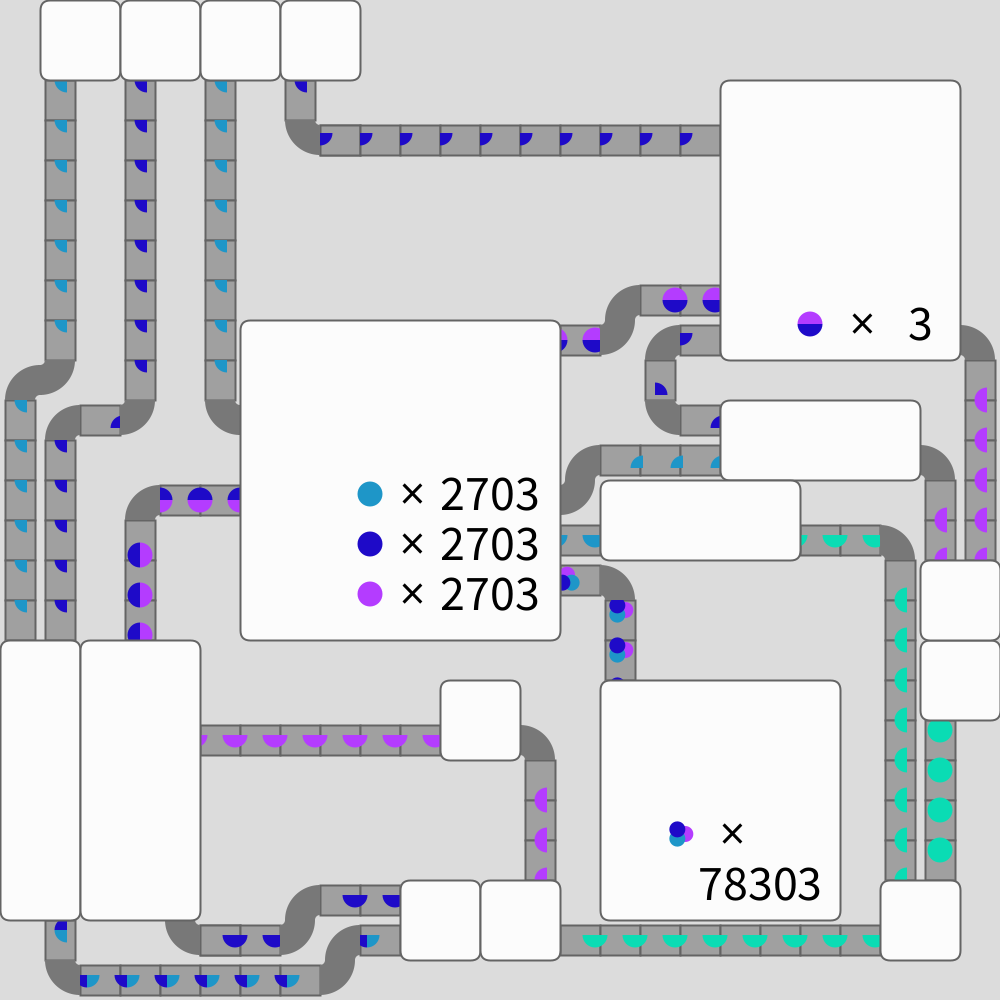
Frame 1 (no input)
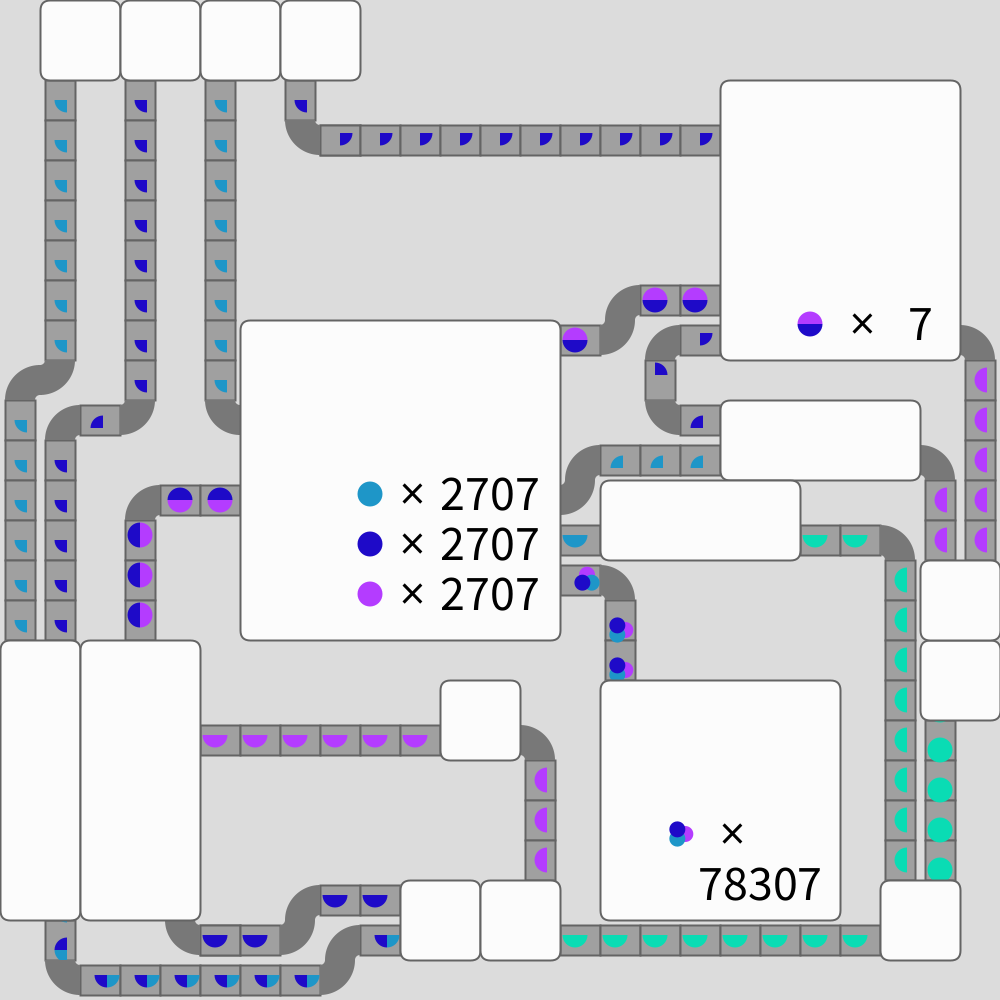
Frame 60 (the mouse pressed at the canvas centre just before this capture)
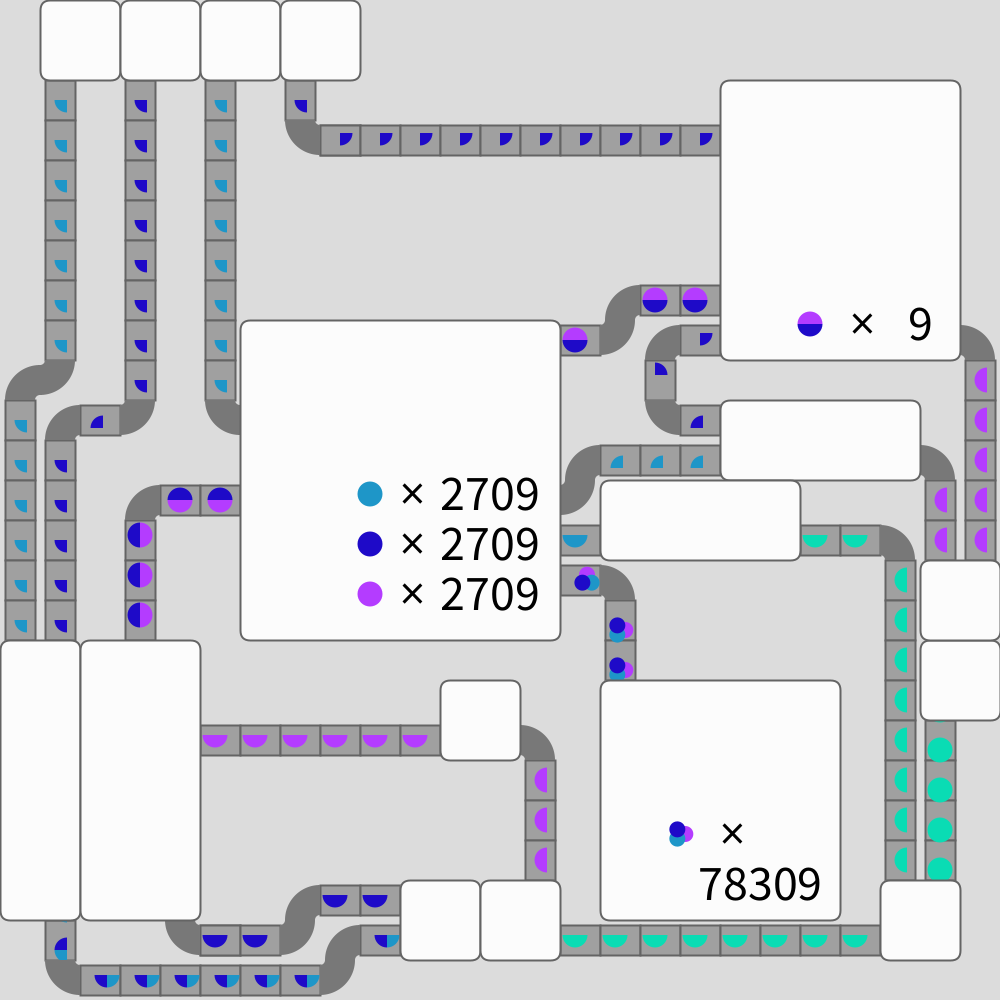
Frame 120 (the mouse held since frame 60 and released just before this capture)

The Processing sketch that drew these frames (run headless with seeded random() and noise(); from frame 60 on, the mouse is pressed at the canvas centre):

// Processing sketch: sk_24_K3_B08
// ── sk_24_K3_B08.pde
/**************************************************************
集まりによる時計
工場のような、ベルトコンベアによって流されるモノが集積されて時間を表す様子を書いた
それぞれ1,60,3600で割る必要がある
 **************************************************************/
// === 'S'キーを押した時の出力画像名 ===
//  "K3_[クラス][番号]_[苗字].png"
String pngName = "K3_A12_fukushima.png";



int hourCurrent;    
int minuteCurrent;  
int secondCurrent;   
float deltaTime;      
float deltaTimePerSec; 
int isHourAnim = 0;    
int isMinuteAnim = 0;
int isSecondAnim = 0;

void setup() {
  size(1000, 1000);
  background(220);
  frameRate( 30 );
}

void draw() {
  background(220);
  updateTimePre();

  float laneqsquare = 40*deltaTimePerSec;

  //レーン描画
  for (int i = 0; i < toDrawlane.length; i++) {
    drawlane(toDrawlane[i][0], toDrawlane[i][1], toDrawlane[i][2]);
  }

  //テンプレート　1/4円
  //上下
  for (int i = 0; i < Qud.length; i++) {
    qCircle(40 * Qud[i][0] + 27, 40 * Qud[i][1] + laneqsquare, Qud[i][2], Qud[i][3]);
  }
  //下上
  for (int i = 0; i < Qdu.length; i++) {
    qCircle(40 * Qdu[i][0] + 15, 40 * Qdu[i][1] - laneqsquare - 5, Qdu[i][2], Qdu[i][3]);
  }
  //左右
  for (int i = 0; i < Qlr.length; i++) {
    qCircle(40 * Qlr[i][0] + laneqsquare, 40 * Qlr[i][1] - 27, Qlr[i][2], Qlr[i][3]);
  }
  //右左
  for (int i = 0; i < Qrl.length; i++) {
    qCircle(40 * Qrl[i][0] - laneqsquare + 3, 40 * Qrl[i][1] - 12, Qrl[i][2], Qrl[i][3]);
  }

  //テンプレート　半円
  //上下
  for (int i = 0; i < Hud.length; i++) {
    hCircle(40 * Hud[i][0] + 27, 40 * Hud[i][1] + laneqsquare + 10, Hud[i][2], Hud[i][3]);
  }
  //下上
  for (int i = 0; i < Hdu.length; i++) {
    hCircle(40 * Hdu[i][0] + 27, 40 * Hdu[i][1] - laneqsquare, Hdu[i][2], Hdu[i][3]);
  }

  //左右
  for (int i = 0; i < Hlr.length; i++) {
    hCircle(40 * Hlr[i][0] + 7 + laneqsquare, 40 * Hlr[i][1] + 15, Hlr[i][2], Hlr[i][3]);
  }

  //右左
  for (int i = 0; i < Hrl.length; i++) {
    hCircle(40 * Hrl[i][0] - laneqsquare - 5, 40 * Hrl[i][1] + 15, Hrl[i][2], Hrl[i][3]);
  }

  //テンプレート　円
  //上下
  for (int i = 0; i < Cud.length; i++) {
    cCircle(40 * Cud[i][0] + 20, 40 * Cud[i][1] + 10 + laneqsquare, Cud[i][2], Cud[i][3]);
  }
  //下上
  for (int i = 0; i < Cdu.length; i++) {
    cCircle(40 * Cdu[i][0] + 20, 40 * Cdu[i][1] - 5 - laneqsquare, Cdu[i][2], Cdu[i][3]);
  }
  //左右
  for (int i = 0; i < Clr.length; i++) {
    cCircle(40 * Clr[i][0] + laneqsquare, 40 * Clr[i][1] + 20, Clr[i][2], Clr[i][3]);
  }
  //右左
  for (int i = 0; i < Crl.length; i++) {
    cCircle(40 * Crl[i][0] - laneqsquare - 5, 40 * Crl[i][1] + 20, Crl[i][2], Crl[i][3]);
  }

  //３円
  //上下
  for (int i = 0; i < Ctud.length; i++) {
    ctCircle(40 * Ctud[i][0] + 20, 40 * Ctud[i][1] + 10 + laneqsquare ,Ctud[i][2]);
  }
  //左右
  for (int i = 0; i < Ctlr.length; i++) {
    ctCircle(40 * Ctlr[i][0] + 7 + laneqsquare, 40 * Ctlr[i][1] + 20 ,Ctlr[i][2]);
  }




  //レーン角描画
  for (int i = 0; i < toDrawklane.length; i++) {
    drawklane(toDrawklane[i][0], toDrawklane[i][1], toDrawklane[i][2]);
  }

  //正方形描画
  for (int i = 0; i < toDrawsquare.length; i++) {
    drawsquare(toDrawsquare[i][0], toDrawsquare[i][1], toDrawsquare[i][2], toDrawsquare[i][3]);
  }

  cCircle(810, 324, 3, 4);
  cCircle(370, 494, 3, 1);
  cCircle(370, 544, 3, 2);
  cCircle(370, 594, 3, 5);
  ctCircle(680, 834, 0);

  fill(0);
  textSize(50);
  textAlign(BASELINE);
  text("×", 850, 340);
  text("×", 400, 510);
  text("×", 400, 560);
  text("×", 400, 610);
  text("×", 720, 850);
  textAlign(CENTER);
  text(secondCurrent, 920, 340);
  text(60*minuteCurrent+secondCurrent, 490, 510);
  text(60*minuteCurrent+secondCurrent, 490, 560);
  text(60*minuteCurrent+secondCurrent, 490, 610);
  text(3600*hourCurrent+60*minuteCurrent+secondCurrent, 760, 900);
  noFill();



  // 時間をデバッグ表示（ 提出前に非表示にすること．）
  /*
  fill( 0 );
  textSize(20);
  text( hourCurrent + ":" + minuteCurrent + ":" + secondCurrent, 10, 20);
  text( "deltaTimePerSec: " + deltaTimePerSec, 10, 40);
  text( "deltaTime: " + deltaTime, 10, 60);
  */

  // === Time Update ===
  updateTimePost();
}

// 正方形描画
void drawsquare(int sqX, int sqY, int sqwiX, int sqhiY) {
  strokeWeight(2);
  stroke(100);
  fill(252);
  rectMode(CORNER);
  rect(sqX * 40, sqY * 40, sqwiX, sqhiY, 10);
}

// レーン描画
void drawlane(int laX, int laY, int laXY) {
  strokeWeight(2);
  stroke(100);
  fill(160);
  rectMode(RADIUS);
  //if横着
  int lawiX = (laXY == 0) ? 15 : 20;
  int lahiY = (laXY == 0) ? 20 : 15;
  rect(20 + laX * 40, 20 + laY * 40, lawiX, lahiY);
}

// レーン角描画
void drawklane(int lakX, int lakY, int anglek) {
  float baseX = lakX * 40;
  float baseY = lakY * 40;
  float angleK = (anglek-1) * 90;

  pushMatrix();
  translate(baseX, baseY);
  rotate(radians(angleK));
  if (anglek % 10 == 1) {
    translate(-baseX, -baseY);
  } else if (anglek % 10 == 2) {
    translate(-baseX+40, -baseY);
  } else if (anglek % 10 == 3) {
    translate(-baseX+40, -baseY-40);
  } else if (anglek % 10 == 4) {
    translate(-baseX, -baseY-40);
  }

  beginShape();
  fill(120);
  vertex(baseX - 35, baseY);
  for (float theta = PI; theta >= HALF_PI; theta -= 0.01) {
    float rA = 5;
    vertex(cos(theta) * rA + baseX, sin(theta) * rA + baseY );
  }
  for (float theta = HALF_PI; theta <= PI; theta += 0.01) {
    float rB = 35;
    vertex(cos(theta) * rB + baseX, sin(theta) * rB + baseY);
  }
  endShape();
  popMatrix();
}

//1/4円
void qCircle(float qCircleX, float qCircleY, int qCircleR, int qColor) {
  // 四分の一円を描画
  pushMatrix();
  translate(qCircleX, qCircleY);
  if (qCircleR % 10 == 1) {
    rotate(HALF_PI);
  } else if (qCircleR % 10 == 2) {
    rotate(PI);
  } else if (qCircleR % 10 == 3) {
    rotate(PI + HALF_PI);
  }
  if (qColor % 10 == 0) {
    fill(30, 150, 200);
  } else if (qColor % 10 == 1) {
    fill(30, 10, 200);
  } else if (qColor % 10 == 2) {
    fill(180, 60, 255);
  }
  noStroke();
  arc(0, 0, 25, 25, HALF_PI, PI);
  popMatrix();
}

//1/2円
void hCircle(float hCircleX, float hCircleY, int hCircleR, int hColor) {
  pushMatrix();
  translate(hCircleX, hCircleY);
  if (hCircleR % 10 == 1) {
    rotate(HALF_PI);
  } else if (hCircleR % 10 == 2) {
    rotate(PI);
  } else if (hCircleR % 10 == 3) {
    rotate(PI + HALF_PI);
  }
  noStroke();
  {
    if (hColor % 10 == 0) {
      fill(30, 150, 200);
    } else if (hColor % 10 == 1) {
      fill(10, 220, 180);
    } else if (hColor % 10 == 2) {
      fill(30, 150, 200);
    } else if (hColor % 10 == 3) {
      fill(180, 60, 255);
    } else if (hColor % 10 == 4) {
      fill(30, 10, 200);
    } else if (hColor % 10 == 5) {
      fill(30, 150, 200);
    }
    arc(0, 0, 25, 25, 0, PI / 2); // 0度から90度まで
    if (hColor % 10 == 0) {
      fill(30, 10, 200);
    } else if (hColor % 10 == 1) {
      fill(10, 220, 180);
    } else if (hColor % 10 == 2) {
      fill(30, 150, 200);
    } else if (hColor % 10 == 3) {
      fill(180, 60, 255);
    } else if (hColor % 10 == 4) {
      fill(30, 10, 200);
    } else if (hColor % 10 == 5) {
      fill(30, 150, 200);
    }
    arc(0, 0, 25, 25, PI / 2, PI); // 90度から180度まで
  }
  popMatrix();
}

//円
void cCircle(float cCircleX, float cCircleY, int cCircleR, int cColor) {
  pushMatrix();
  translate(cCircleX, cCircleY); 
  if (cCircleR % 10 == 1) {
    rotate(HALF_PI);
  } else if (cCircleR % 10 == 2) {
    rotate(PI);
  } else if (cCircleR % 10 == 3) {
    rotate(PI + HALF_PI);
  }
  noStroke();
  {
    if (cColor % 10 == 0) {
      fill(10, 220, 180);
    } else if (cColor % 10 == 1) {
      fill(30, 150, 200);
    } else if (cColor % 10 == 2) {
      fill(30, 10, 200);
    } else if (cColor % 10 == 3) {
      fill(30, 10, 200);
    } else if (cColor % 10 == 4) {
      fill(180, 60, 255);
    } else if (cColor % 10 == 5) {
      fill(180, 60, 255);
    }
    arc(0, 0, 25, 25, 0, PI / 2); // 0度から90度まで
    if (cColor % 10 == 0) {
      fill(10, 220, 180);
    } else if (cColor % 10 == 1) {
      fill(30, 150, 200);
    } else if (cColor % 10 == 2) {
      fill(30, 10, 200);
    } else if (cColor % 10 == 3) {
      fill(180, 60, 255);
    } else if (cColor % 10 == 4) {
      fill(30, 10, 200);
    } else if (cColor % 10 == 5) {
      fill(180, 60, 255);
    }
    arc(0, 0, 25, 25, PI / 2, PI); // 90度から180度まで
    if (cColor % 10 == 0) {
      fill(10, 220, 180);
    } else if (cColor % 10 == 1) {
      fill(30, 150, 200);
    } else if (cColor % 10 == 2) {
      fill(30, 10, 200);
    } else if (cColor % 10 == 3) {
      fill(180, 60, 255);
    } else if (cColor % 10 == 4) {
      fill(30, 10, 200);
    } else if (cColor % 10 == 5) {
      fill(180, 60, 255);
    }
    arc(0, 0, 25, 25, PI, PI + PI / 2); // 180度から270度まで
    if (cColor % 10 == 0) {
      fill(10, 220, 180);
    } else if (cColor % 10 == 1) {
      fill(30, 150, 200);
    } else if (cColor % 10 == 2) {
      fill(30, 10, 200);
    } else if (cColor % 10 == 3) {
      fill(30, 10, 200);
    } else if (cColor % 10 == 4) {
      fill(180, 60, 255);
    } else if (cColor % 10 == 5) {
      fill(180, 60, 255);
    }
    arc(0, 0, 25, 25, PI + PI / 2, 2 * PI); // 270度から360度まで
  }
  popMatrix();
}

//3円
void ctCircle(float ctx, float cty ,int ctr) {
  pushMatrix();
  translate(ctx, cty); 
  if (ctr % 10 == 1) {
    rotate(HALF_PI);
  } else if (ctr % 10 == 2) {
    rotate(PI);
  } else if (ctr % 10 == 3) {
    rotate(PI + HALF_PI);
  }
  translate(-ctx, -cty);
  noStroke();
  float radius = 8;
  float angle = TWO_PI / 3;

  float x1 = ctx + cos(0) * radius * 2/3;
  float y1 = cty + sin(0) * radius * 2/3;
  float x2 = ctx + cos(angle) * radius * 2/3;
  float y2 = cty + sin(angle) * radius * 2/3;
  float x3 = ctx + cos(2 * angle) * radius * 2/3;
  float y3 = cty + sin(2 * angle) * radius * 2/3;

  // 円1
  fill(180, 60, 255);
  ellipse(x1, y1, radius * 2, radius * 2);

  // 円2
  fill(30, 150, 200);
  ellipse(x2, y2, radius * 2, radius * 2);

  // 円3
  fill(30, 10, 200);
  ellipse(x3, y3, radius * 2, radius * 2);
  popMatrix();
}

// ── framework.pde
// === Time Handling ===
int hourPrev;
int minutePrev;
int secondPrev;
float millisCurrent;
float millisPrev;
float millisPrevSec;
// === Time Handling Functions===
void initTime()
{
  hourCurrent = hour();
  minuteCurrent = minute();
  secondCurrent = second();
  millisCurrent = millis();
  
  hourPrev = hour();
  minutePrev = minute();
  secondPrev = second();
  millisPrev = millis();
  
  millisPrevSec = millis();
}
void updateTimePre()
{ 
  if( hourPrev != hour() ) hourCurrent = hour();
  if( minutePrev != minute() ) minuteCurrent = minute();
  secondCurrent = second();
  millisCurrent = millis();
  
  deltaTime = ( millisCurrent - millisPrev ) / 1000;
  
  if ( secondCurrent != secondPrev )
  {
    millisPrevSec = millis();
  }
  
  deltaTimePerSec = ( millisCurrent - millisPrevSec ) / 1000;
}
void updateTimePost()
{ 
  hourPrev = hourCurrent;
  minutePrev = minuteCurrent;
  secondPrev = secondCurrent;
  millisPrev = millisCurrent;
}
void keyPressed()
{
  if ( key == 's' )
  {
    save(pngName);
  }
  else if ( key == 'h' )
  {
    hourPrev = -1;
  }
  else if ( key == 'm' )
  {
    minutePrev = -1;
  }
}

// ── toDrawlane.pde
int[][] toDrawlane ={
  {0, 10, 0}, {0, 11, 0}, {0, 12, 0}, {0, 13, 0}, {0, 14, 0}, {0, 15, 0},
  {1, 2, 0}, {1, 3, 0}, {1, 4, 0}, {1, 5, 0}, {1, 6, 0}, {1, 7, 0}, {1, 8, 0}, {1, 11, 0}, {1, 12, 0}, {1, 13, 0}, {1, 14, 0}, {1, 15, 0}, {1, 23, 0},
  {2, 10, 1}, {2, 24, 1},
  {3, 2, 0}, {3, 3, 0}, {3, 4, 0}, {3, 5, 0}, {3, 6, 0}, {3, 7, 0}, {3, 8, 0}, {3, 9, 0}, {3, 13, 0}, {3, 14, 0}, {3, 15, 0}, {3, 24, 1},
  {4, 12, 1}, {4, 24, 1},
  {5, 2, 0}, {5, 3, 0}, {5, 4, 0}, {5, 5, 0}, {5, 6, 0}, {5, 7, 0}, {5, 8, 0}, {5, 9, 0}, {5, 12, 1}, {5, 23, 1}, {5, 23, 1}, {5, 24, 1},
  {6, 23, 1}, {6, 24, 1},
  {7, 2, 0}, {7, 24, 1},
  {8, 3, 1}, {8, 3, 1}, {8, 22, 1},
  {9, 3, 1}, {9, 22, 1}, {9, 23, 1},
  {10, 3, 1},
  {11, 3, 1},
  {12, 3, 1},
  {13, 3, 1}, {13, 19, 0}, {13, 20, 0}, {13, 21, 0},
  {14, 3, 1}, {14, 8, 1}, {14, 13, 1}, {14, 14, 1}, {14, 23, 1},
  {15, 3, 1}, {15, 11, 1}, {15, 15, 0}, {15, 16, 0}, {15, 23, 1},
  {16, 3, 1}, {16, 7, 1}, {16, 9, 0}, {16, 11, 1}, {16, 23, 1},
  {17, 3, 1}, {17, 7, 1}, {17, 8, 1}, {17, 10, 1}, {17, 11, 1}, {17, 23, 1},
  {18, 23, 1},
  {19, 23, 1},
  {20, 13, 1}, {20, 23, 1},
  {21, 13, 1}, {21, 23, 1},
  {22, 14, 0}, {22, 15, 0}, {22, 16, 0}, {22, 17, 0}, {22, 18, 0}, {22, 19, 0}, {22, 20, 0}, {22, 21, 0},
  {23, 12, 0}, {23, 13, 0}, {23, 18, 0}, {23, 19, 0}, {23, 20, 0}, {23, 21, 0},
  {24, 9, 0}, {24, 10, 0}, {24, 11, 0}, {24, 12, 0}, {24, 13, 0},
  {5, 18, 1},{6, 18, 1},{7, 18, 1},{8, 18, 1},{9, 18, 1},{10, 18, 1},
};

int[][] toDrawklane ={
  {1, 9, 2},
  {2, 9, 4},
  {2, 10, 2},
  {4, 10, 4},
  {4, 12, 2},
  {5, 23, 1},
  {2, 24, 1},
  {9, 24, 4},
  {9, 23, 2},
  {8, 23, 4},
  {8, 22, 2},
  {6, 10, 1},
  {17, 10, 1},
  {17, 8, 2},
  {16, 7, 2},
  {16, 8, 4},
  {15, 12, 4},
  {15, 11, 2},
  {23, 13, 3},
  {24, 11, 3},
  {25, 8, 3},
  {16, 14, 3},
  {14, 18, 3},
  {8, 3, 1},
};

int[][] toDrawsquare ={
  {1, 0, 80, 80},
  {3, 0, 80, 80},
  {5, 0, 80, 80},
  {7, 0, 80, 80},
  {0, 16, 80, 280},
  {2, 16, 120, 280},
  {6, 8, 320, 320},
  {15, 17, 240, 240},
  {18, 2, 240, 280},
  {10, 22, 80, 80},
  {12, 22, 80, 80},
  {18, 10, 200, 80},
  {15, 12, 200, 80},
  {23, 16, 80, 80},
  {23, 14, 80, 80},
  {22, 22, 80, 80},
  {11, 17, 80, 80},
};

// ── toQsqdrawlane.pde
//1/4円
//上下
int[][] Qud ={
  {0, 10, 0, 0}, {0, 11, 0, 0}, {0, 12, 0, 0}, {0, 13, 0, 0}, {0, 14, 0, 0}, {0, 15, 0, 0},
  {1, 1, 0, 0}, {1, 2, 0, 0}, {1, 3, 0, 0}, {1, 4, 0, 0}, {1, 5, 0, 0}, {1, 6, 0, 0}, {1, 7, 0, 0}, {1, 8, 0, 0}, {1, 11, 0, 1}, {1, 12, 0, 1}, {1, 13, 0, 1}, {1, 14, 0, 1}, {1, 15, 0, 1},
  {3, 1, 0, 1}, {3, 2, 0, 1}, {3, 3, 0, 1}, {3, 4, 0, 1}, {3, 5, 0, 1}, {3, 6, 0, 1}, {3, 7, 0, 1}, {3, 8, 0, 1}, {3, 9, 0, 1}, {7, 2, 0, 1}, {7, 1, 0, 1},
  {5, 1, 0, 0}, {5, 2, 0, 0}, {5, 3, 0, 0}, {5, 4, 0, 0}, {5, 5, 0, 0}, {5, 6, 0, 0}, {5, 7, 0, 0}, {5, 8, 0, 0}, {5, 9, 0, 0},
};
//下上
int[][] Qdu ={
  {16, 10, 2, 1},
};
//左右
int[][] Qlr ={
  {8, 4, 3, 1},
  {9, 4, 3, 1},
  {10, 4, 3, 1},
  {11, 4, 3, 1},
  {12, 4, 3, 1},
  {13, 4, 3, 1},
  {14, 4, 3, 1},
  {15, 4, 3, 1},
  {16, 4, 3, 1},
  {17, 4, 3, 1},
  {17, 9, 3, 1},
};
//右左
int[][] Qrl ={
  {3, 11, 1, 1},
  {18, 11, 1, 1}, {19, 11, 1, 1},
  {16, 12, 1, 0}, {17, 12, 1, 0}, {18, 12, 1, 0}, {19, 12, 1, 0},
};



//半円
//上下
int[][] Hud ={
  {1, 22, 1, 0}, {1, 23, 1, 0},
};
//下上
int[][] Hdu = {
  {22, 22, 1, 1}, {22, 21, 1, 1}, {22, 20, 1, 1}, {22, 19, 1, 1}, {22, 18, 1, 1}, {22, 17, 1, 1}, {22, 16, 1, 1}, {22, 15, 1, 1},
  {23, 15, 1, 3}, {23, 13, 1, 3}, {23, 14, 1, 3}, {24, 15, 1, 3}, {24, 10, 1, 3}, {24, 11, 1, 3}, {24, 12, 1, 3}, {24, 13, 1, 3}, {24, 14, 1, 3},
  {13, 23, 1, 3}, {13, 22, 1, 3}, {13, 21, 1, 3}, {13, 20, 1, 3},
};
//左右
int[][] Hlr ={
  {2, 24, 0, 0}, {3, 24, 0, 0}, {4, 24, 0, 0}, {5, 24, 0, 0}, {6, 24, 0, 0}, {7, 24, 0, 0}, {9, 23, 0, 0},
};
//右左
int[][] Hrl ={
  {15, 23, 0, 1}, {16, 23, 0, 1}, {17, 23, 0, 1}, {18, 23, 0, 1}, {19, 23, 0, 1}, {20, 23, 0, 1}, {21, 23, 0, 1}, {22, 23, 0, 1}, {23, 23, 0, 1},
  {20, 13, 0, 1}, {21, 13, 0, 1}, {22, 13, 0, 1}, {16, 13, 0, 2}, {15, 13, 0, 2}, {14, 13, 0, 2},
  {6, 23, 0, 4}, {7, 23, 0, 4}, {9, 22, 0, 4}, {10, 22, 0, 4}, {11, 22, 0, 4},
  {5, 18, 0, 3}, {6, 18, 0, 3}, {7, 18, 0, 3}, {8, 18, 0, 3}, {9, 18, 0, 3}, {10, 18, 0, 3}, {11, 18, 0, 3}, {12, 18, 0, 3},
};



//円
//上下
int[][] Cud ={
  {23, 17, 1, 0}, {23, 20, 1, 0}, {23, 19, 1, 0}, {23, 18, 1, 0}, {23, 21, 1, 0},
};
//下上
int[][] Cdu ={
  {3, 15, 0, 4}, {3, 16, 0, 4}, {3, 14, 0, 4}, {3, 17, 0, 4},
};
//左右
int[][] Clr ={
  {4, 12, 1, 4}, {5, 12, 1, 4}, {6, 12, 1, 4},
};
//右左
int[][] Crl = {
  {17, 7, 1, 3}, {18, 7, 1, 3}, {19, 7, 1, 3}, {15, 8, 1, 3}, {14, 8, 1, 3},
};



//３円
//上下
int[][] Ctud = {
  {15, 15, 0}, {15, 16, 0}, {15, 17, 0},
};
//左右
int[][] Ctlr = {
  {13, 14, 3},{14, 14, 3},
};
